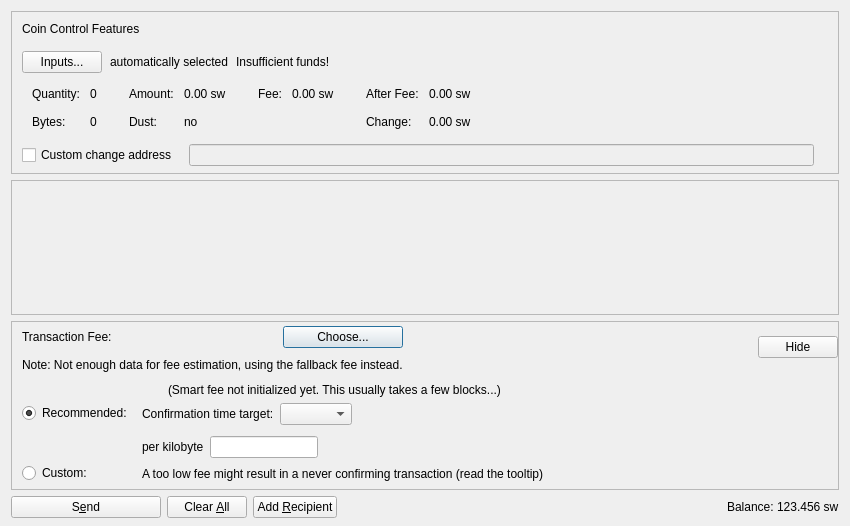
<?xml version="1.0" encoding="UTF-8"?>
<ui version="4.0">
 <class>SendCoinsDialog</class>
 <widget class="QDialog" name="SendCoinsDialog">
  <property name="geometry">
   <rect>
    <x>0</x>
    <y>0</y>
    <width>850</width>
    <height>526</height>
   </rect>
  </property>
  <property name="windowTitle">
   <string>Send Coins</string>
  </property>
  <layout class="QVBoxLayout" name="verticalLayout" stretch="0,1,0,0">
   <property name="bottomMargin">
    <number>8</number>
   </property>
   <item>
    <widget class="QFrame" name="frameCoinControl">
     <property name="sizePolicy">
      <sizepolicy hsizetype="Expanding" vsizetype="Expanding">
       <horstretch>0</horstretch>
       <verstretch>0</verstretch>
      </sizepolicy>
     </property>
     <property name="maximumSize">
      <size>
       <width>16777215</width>
       <height>16777215</height>
      </size>
     </property>
     <property name="frameShape">
      <enum>QFrame::StyledPanel</enum>
     </property>
     <property name="frameShadow">
      <enum>QFrame::Sunken</enum>
     </property>
     <layout class="QVBoxLayout" name="verticalLayoutCoinControl2">
      <property name="spacing">
       <number>0</number>
      </property>
      <property name="leftMargin">
       <number>0</number>
      </property>
      <property name="topMargin">
       <number>0</number>
      </property>
      <property name="rightMargin">
       <number>0</number>
      </property>
      <property name="bottomMargin">
       <number>6</number>
      </property>
      <item>
       <layout class="QVBoxLayout" name="verticalLayoutCoinControl" stretch="0,0,0,0,1">
        <property name="spacing">
         <number>0</number>
        </property>
        <property name="leftMargin">
         <number>10</number>
        </property>
        <property name="topMargin">
         <number>10</number>
        </property>
        <item>
         <layout class="QHBoxLayout" name="horizontalLayoutCoinControl1">
          <property name="bottomMargin">
           <number>15</number>
          </property>
          <item>
           <widget class="QLabel" name="labelCoinControlFeatures">
            <property name="sizePolicy">
             <sizepolicy hsizetype="Preferred" vsizetype="Maximum">
              <horstretch>0</horstretch>
              <verstretch>0</verstretch>
             </sizepolicy>
            </property>
            <property name="text">
             <string>Coin Control Features</string>
            </property>
           </widget>
          </item>
         </layout>
        </item>
        <item>
         <layout class="QHBoxLayout" name="horizontalLayoutCoinControl2" stretch="0,0,0,0">
          <property name="spacing">
           <number>8</number>
          </property>
          <property name="bottomMargin">
           <number>10</number>
          </property>
          <item>
           <widget class="QPushButton" name="pushButtonCoinControl">
            <property name="styleSheet">
             <string notr="true"/>
            </property>
            <property name="text">
             <string>Inputs...</string>
            </property>
            <property name="autoDefault">
             <bool>false</bool>
            </property>
           </widget>
          </item>
          <item>
           <widget class="QLabel" name="labelCoinControlAutomaticallySelected">
            <property name="text">
             <string>automatically selected</string>
            </property>
            <property name="margin">
             <number>5</number>
            </property>
           </widget>
          </item>
          <item>
           <widget class="QLabel" name="labelCoinControlInsuffFunds">
            <property name="text">
             <string>Insufficient funds!</string>
            </property>
            <property name="margin">
             <number>5</number>
            </property>
           </widget>
          </item>
          <item>
           <spacer name="horizontalSpacerCoinControl">
            <property name="orientation">
             <enum>Qt::Horizontal</enum>
            </property>
            <property name="sizeHint" stdset="0">
             <size>
              <width>40</width>
              <height>1</height>
             </size>
            </property>
           </spacer>
          </item>
         </layout>
        </item>
        <item>
         <widget class="QWidget" name="widgetCoinControl" native="true">
          <property name="sizePolicy">
           <sizepolicy hsizetype="Preferred" vsizetype="Preferred">
            <horstretch>0</horstretch>
            <verstretch>0</verstretch>
           </sizepolicy>
          </property>
          <property name="minimumSize">
           <size>
            <width>0</width>
            <height>0</height>
           </size>
          </property>
          <property name="styleSheet">
           <string notr="true"/>
          </property>
          <layout class="QHBoxLayout" name="horizontalLayoutCoinControl5">
           <property name="leftMargin">
            <number>0</number>
           </property>
           <property name="topMargin">
            <number>0</number>
           </property>
           <property name="rightMargin">
            <number>0</number>
           </property>
           <property name="bottomMargin">
            <number>0</number>
           </property>
           <item>
            <layout class="QHBoxLayout" name="horizontalLayoutCoinControl3" stretch="0,0,0,1">
             <property name="spacing">
              <number>20</number>
             </property>
             <property name="topMargin">
              <number>0</number>
             </property>
             <property name="bottomMargin">
              <number>10</number>
             </property>
             <item>
              <layout class="QFormLayout" name="formLayoutCoinControl1">
               <property name="horizontalSpacing">
                <number>10</number>
               </property>
               <property name="verticalSpacing">
                <number>14</number>
               </property>
               <property name="leftMargin">
                <number>10</number>
               </property>
               <property name="topMargin">
                <number>4</number>
               </property>
               <property name="rightMargin">
                <number>6</number>
               </property>
               <item row="0" column="0">
                <widget class="QLabel" name="labelCoinControlQuantityText">
                 <property name="text">
                  <string>Quantity:</string>
                 </property>
                 <property name="margin">
                  <number>0</number>
                 </property>
                </widget>
               </item>
               <item row="0" column="1">
                <widget class="QLabel" name="labelCoinControlQuantity">
                 <property name="cursor">
                  <cursorShape>IBeamCursor</cursorShape>
                 </property>
                 <property name="contextMenuPolicy">
                  <enum>Qt::ActionsContextMenu</enum>
                 </property>
                 <property name="text">
                  <string notr="true">0</string>
                 </property>
                 <property name="margin">
                  <number>0</number>
                 </property>
                 <property name="textInteractionFlags">
                  <set>Qt::LinksAccessibleByMouse|Qt::TextSelectableByKeyboard|Qt::TextSelectableByMouse</set>
                 </property>
                </widget>
               </item>
               <item row="1" column="0">
                <widget class="QLabel" name="labelCoinControlBytesText">
                 <property name="text">
                  <string>Bytes:</string>
                 </property>
                </widget>
               </item>
               <item row="1" column="1">
                <widget class="QLabel" name="labelCoinControlBytes">
                 <property name="cursor">
                  <cursorShape>IBeamCursor</cursorShape>
                 </property>
                 <property name="contextMenuPolicy">
                  <enum>Qt::ActionsContextMenu</enum>
                 </property>
                 <property name="text">
                  <string notr="true">0</string>
                 </property>
                 <property name="textInteractionFlags">
                  <set>Qt::LinksAccessibleByMouse|Qt::TextSelectableByKeyboard|Qt::TextSelectableByMouse</set>
                 </property>
                </widget>
               </item>
              </layout>
             </item>
             <item>
              <layout class="QFormLayout" name="formLayoutCoinControl2">
               <property name="horizontalSpacing">
                <number>10</number>
               </property>
               <property name="verticalSpacing">
                <number>14</number>
               </property>
               <property name="leftMargin">
                <number>6</number>
               </property>
               <property name="topMargin">
                <number>4</number>
               </property>
               <property name="rightMargin">
                <number>6</number>
               </property>
               <item row="0" column="0">
                <widget class="QLabel" name="labelCoinControlAmountText">
                 <property name="text">
                  <string>Amount:</string>
                 </property>
                 <property name="margin">
                  <number>0</number>
                 </property>
                </widget>
               </item>
               <item row="0" column="1">
                <widget class="QLabel" name="labelCoinControlAmount">
                 <property name="cursor">
                  <cursorShape>IBeamCursor</cursorShape>
                 </property>
                 <property name="contextMenuPolicy">
                  <enum>Qt::ActionsContextMenu</enum>
                 </property>
                 <property name="text">
                  <string notr="true">0.00 sw</string>
                 </property>
                 <property name="textInteractionFlags">
                  <set>Qt::LinksAccessibleByMouse|Qt::TextSelectableByKeyboard|Qt::TextSelectableByMouse</set>
                 </property>
                </widget>
               </item>
               <item row="1" column="0">
                <widget class="QLabel" name="labelCoinControlLowOutputText">
                 <property name="text">
                  <string>Dust:</string>
                 </property>
                </widget>
               </item>
               <item row="1" column="1">
                <widget class="QLabel" name="labelCoinControlLowOutput">
                 <property name="cursor">
                  <cursorShape>IBeamCursor</cursorShape>
                 </property>
                 <property name="contextMenuPolicy">
                  <enum>Qt::ActionsContextMenu</enum>
                 </property>
                 <property name="text">
                  <string notr="true">no</string>
                 </property>
                 <property name="textInteractionFlags">
                  <set>Qt::LinksAccessibleByMouse|Qt::TextSelectableByKeyboard|Qt::TextSelectableByMouse</set>
                 </property>
                </widget>
               </item>
              </layout>
             </item>
             <item>
              <layout class="QFormLayout" name="formLayoutCoinControl3">
               <property name="horizontalSpacing">
                <number>10</number>
               </property>
               <property name="verticalSpacing">
                <number>14</number>
               </property>
               <property name="leftMargin">
                <number>6</number>
               </property>
               <property name="topMargin">
                <number>4</number>
               </property>
               <property name="rightMargin">
                <number>6</number>
               </property>
               <item row="0" column="0">
                <widget class="QLabel" name="labelCoinControlFeeText">
                 <property name="text">
                  <string>Fee:</string>
                 </property>
                 <property name="margin">
                  <number>0</number>
                 </property>
                </widget>
               </item>
               <item row="0" column="1">
                <widget class="QLabel" name="labelCoinControlFee">
                 <property name="cursor">
                  <cursorShape>IBeamCursor</cursorShape>
                 </property>
                 <property name="contextMenuPolicy">
                  <enum>Qt::ActionsContextMenu</enum>
                 </property>
                 <property name="text">
                  <string notr="true">0.00 sw</string>
                 </property>
                 <property name="textInteractionFlags">
                  <set>Qt::LinksAccessibleByMouse|Qt::TextSelectableByKeyboard|Qt::TextSelectableByMouse</set>
                 </property>
                </widget>
               </item>
              </layout>
             </item>
             <item>
              <layout class="QFormLayout" name="formLayoutCoinControl4">
               <property name="horizontalSpacing">
                <number>10</number>
               </property>
               <property name="verticalSpacing">
                <number>14</number>
               </property>
               <property name="leftMargin">
                <number>6</number>
               </property>
               <property name="topMargin">
                <number>4</number>
               </property>
               <property name="rightMargin">
                <number>6</number>
               </property>
               <item row="0" column="0">
                <widget class="QLabel" name="labelCoinControlAfterFeeText">
                 <property name="text">
                  <string>After Fee:</string>
                 </property>
                 <property name="margin">
                  <number>0</number>
                 </property>
                </widget>
               </item>
               <item row="0" column="1">
                <widget class="QLabel" name="labelCoinControlAfterFee">
                 <property name="cursor">
                  <cursorShape>IBeamCursor</cursorShape>
                 </property>
                 <property name="contextMenuPolicy">
                  <enum>Qt::ActionsContextMenu</enum>
                 </property>
                 <property name="text">
                  <string notr="true">0.00 sw</string>
                 </property>
                 <property name="textInteractionFlags">
                  <set>Qt::LinksAccessibleByMouse|Qt::TextSelectableByKeyboard|Qt::TextSelectableByMouse</set>
                 </property>
                </widget>
               </item>
               <item row="1" column="0">
                <widget class="QLabel" name="labelCoinControlChangeText">
                 <property name="text">
                  <string>Change:</string>
                 </property>
                </widget>
               </item>
               <item row="1" column="1">
                <widget class="QLabel" name="labelCoinControlChange">
                 <property name="cursor">
                  <cursorShape>IBeamCursor</cursorShape>
                 </property>
                 <property name="contextMenuPolicy">
                  <enum>Qt::ActionsContextMenu</enum>
                 </property>
                 <property name="text">
                  <string notr="true">0.00 sw</string>
                 </property>
                 <property name="textInteractionFlags">
                  <set>Qt::LinksAccessibleByMouse|Qt::TextSelectableByKeyboard|Qt::TextSelectableByMouse</set>
                 </property>
                </widget>
               </item>
              </layout>
             </item>
            </layout>
           </item>
          </layout>
         </widget>
        </item>
        <item>
         <layout class="QHBoxLayout" name="horizontalLayoutCoinControl4" stretch="0,0,0">
          <property name="spacing">
           <number>12</number>
          </property>
          <property name="sizeConstraint">
           <enum>QLayout::SetDefaultConstraint</enum>
          </property>
          <property name="topMargin">
           <number>5</number>
          </property>
          <property name="rightMargin">
           <number>5</number>
          </property>
          <item>
           <widget class="QCheckBox" name="checkBoxCoinControlChange">
            <property name="toolTip">
             <string>If this is activated, but the change address is empty or invalid, change will be sent to a newly generated address.</string>
            </property>
            <property name="text">
             <string>Custom change address</string>
            </property>
           </widget>
          </item>
          <item>
           <widget class="QValidatedLineEdit" name="lineEditCoinControlChange">
            <property name="enabled">
             <bool>false</bool>
            </property>
            <property name="sizePolicy">
             <sizepolicy hsizetype="Expanding" vsizetype="Fixed">
              <horstretch>0</horstretch>
              <verstretch>0</verstretch>
             </sizepolicy>
            </property>
           </widget>
          </item>
          <item>
           <widget class="QLabel" name="labelCoinControlChangeLabel">
            <property name="sizePolicy">
             <sizepolicy hsizetype="Preferred" vsizetype="Expanding">
              <horstretch>0</horstretch>
              <verstretch>0</verstretch>
             </sizepolicy>
            </property>
            <property name="minimumSize">
             <size>
              <width>0</width>
              <height>0</height>
             </size>
            </property>
            <property name="text">
             <string/>
            </property>
            <property name="margin">
             <number>3</number>
            </property>
           </widget>
          </item>
         </layout>
        </item>
        <item>
         <spacer name="verticalSpacerCoinControl">
          <property name="orientation">
           <enum>Qt::Vertical</enum>
          </property>
          <property name="sizeHint" stdset="0">
           <size>
            <width>800</width>
            <height>1</height>
           </size>
          </property>
         </spacer>
        </item>
       </layout>
      </item>
     </layout>
    </widget>
   </item>
   <item>
    <widget class="QScrollArea" name="scrollArea">
     <property name="widgetResizable">
      <bool>true</bool>
     </property>
     <widget class="QWidget" name="scrollAreaWidgetContents">
      <property name="geometry">
       <rect>
        <x>0</x>
        <y>0</y>
        <width>830</width>
        <height>104</height>
       </rect>
      </property>
      <layout class="QVBoxLayout" name="verticalLayout_2" stretch="0,1">
       <property name="leftMargin">
        <number>0</number>
       </property>
       <property name="topMargin">
        <number>0</number>
       </property>
       <property name="rightMargin">
        <number>0</number>
       </property>
       <property name="bottomMargin">
        <number>0</number>
       </property>
       <item>
        <layout class="QVBoxLayout" name="entries">
         <property name="spacing">
          <number>6</number>
         </property>
        </layout>
       </item>
       <item>
        <spacer name="verticalSpacer">
         <property name="orientation">
          <enum>Qt::Vertical</enum>
         </property>
         <property name="sizeHint" stdset="0">
          <size>
           <width>20</width>
           <height>40</height>
          </size>
         </property>
        </spacer>
       </item>
      </layout>
     </widget>
    </widget>
   </item>
   <item>
    <widget class="QFrame" name="frameFee">
     <property name="sizePolicy">
      <sizepolicy hsizetype="Expanding" vsizetype="Expanding">
       <horstretch>0</horstretch>
       <verstretch>0</verstretch>
      </sizepolicy>
     </property>
     <property name="maximumSize">
      <size>
       <width>16777215</width>
       <height>16777215</height>
      </size>
     </property>
     <property name="frameShape">
      <enum>QFrame::StyledPanel</enum>
     </property>
     <property name="frameShadow">
      <enum>QFrame::Sunken</enum>
     </property>
     <layout class="QVBoxLayout" name="verticalLayoutFee1">
      <property name="spacing">
       <number>0</number>
      </property>
      <property name="leftMargin">
       <number>0</number>
      </property>
      <property name="topMargin">
       <number>0</number>
      </property>
      <property name="rightMargin">
       <number>0</number>
      </property>
      <property name="bottomMargin">
       <number>0</number>
      </property>
      <item>
       <layout class="QVBoxLayout" name="verticalLayoutFee2" stretch="0,0,0">
        <property name="spacing">
         <number>0</number>
        </property>
        <property name="leftMargin">
         <number>10</number>
        </property>
        <property name="topMargin">
         <number>0</number>
        </property>
        <item>
         <layout class="QHBoxLayout" name="horizontalLayoutFee1">
          <property name="bottomMargin">
           <number>0</number>
          </property>
          <item>
           <layout class="QVBoxLayout" name="verticalLayoutFee7">
            <property name="spacing">
             <number>0</number>
            </property>
            <item>
             <spacer name="verticalSpacerSmartFee">
              <property name="orientation">
               <enum>Qt::Vertical</enum>
              </property>
              <property name="sizeType">
               <enum>QSizePolicy::Fixed</enum>
              </property>
              <property name="sizeHint" stdset="0">
               <size>
                <width>1</width>
                <height>4</height>
               </size>
              </property>
             </spacer>
            </item>
            <item>
             <layout class="QHBoxLayout" name="horizontalLayoutSmartFee">
              <property name="spacing">
               <number>10</number>
              </property>
              <item>
               <widget class="QLabel" name="labelFeeHeadline">
                <property name="sizePolicy">
                 <sizepolicy hsizetype="Preferred" vsizetype="Maximum">
                  <horstretch>0</horstretch>
                  <verstretch>0</verstretch>
                 </sizepolicy>
                </property>
                <property name="text">
                 <string>Transaction Fee:</string>
                </property>
               </widget>
              </item>
              <item>
               <widget class="QLabel" name="labelFeeMinimized">
                <property name="text">
                 <string/>
                </property>
               </widget>
              </item>
              <item>
               <widget class="QPushButton" name="buttonChooseFee">
                <property name="text">
                 <string>Choose...</string>
                </property>
               </widget>
              </item>
             </layout>
            </item>
            <item>
             <spacer name="verticalSpacer_7">
              <property name="orientation">
               <enum>Qt::Vertical</enum>
              </property>
              <property name="sizeHint" stdset="0">
               <size>
                <width>1</width>
                <height>10</height>
               </size>
              </property>
             </spacer>
            </item>
            <item>
             <widget class="QLabel" name="fallbackFeeWarningLabel">
              <property name="toolTip">
               <string>Using the fallbackfee can result in sending a transaction that will take several hours or days (or never) to confirm. Consider choosing your fee manually or wait until you have validated the complete chain.</string>
              </property>
              <property name="text">
               <string>Note: Not enough data for fee estimation, using the fallback fee instead.</string>
              </property>
              <property name="wordWrap">
               <bool>false</bool>
              </property>
             </widget>
            </item>
            <item>
             <spacer name="verticalSpacer_5">
              <property name="orientation">
               <enum>Qt::Vertical</enum>
              </property>
              <property name="sizeHint" stdset="0">
               <size>
                <width>1</width>
                <height>1</height>
               </size>
              </property>
             </spacer>
            </item>
           </layout>
          </item>
          <item>
           <spacer name="horizontalSpacer_4">
            <property name="orientation">
             <enum>Qt::Horizontal</enum>
            </property>
            <property name="sizeHint" stdset="0">
             <size>
              <width>1</width>
              <height>1</height>
             </size>
            </property>
           </spacer>
          </item>
          <item>
           <widget class="QPushButton" name="buttonMinimizeFee">
            <property name="toolTip">
             <string>Hide transaction fee settings</string>
            </property>
            <property name="text">
             <string>Hide</string>
            </property>
           </widget>
          </item>
         </layout>
        </item>
        <item>
         <widget class="QFrame" name="frameFeeSelection">
          <layout class="QVBoxLayout" name="verticalLayoutFee12">
           <property name="spacing">
            <number>0</number>
           </property>
           <property name="leftMargin">
            <number>0</number>
           </property>
           <property name="topMargin">
            <number>0</number>
           </property>
           <property name="rightMargin">
            <number>0</number>
           </property>
           <property name="bottomMargin">
            <number>0</number>
           </property>
           <item>
            <layout class="QGridLayout" name="gridLayoutFee">
             <property name="topMargin">
              <number>10</number>
             </property>
             <property name="bottomMargin">
              <number>4</number>
             </property>
             <property name="horizontalSpacing">
              <number>10</number>
             </property>
             <property name="verticalSpacing">
              <number>4</number>
             </property>
             <item row="1" column="1">
              <layout class="QVBoxLayout" name="verticalLayoutFee8">
               <property name="spacing">
                <number>6</number>
               </property>
               <property name="topMargin">
                <number>3</number>
               </property>
               <item>
                <layout class="QHBoxLayout" name="horizontalLayoutFee13" stretch="0,0,1">
                 <item>
                  <widget class="QLabel" name="labelCustomPerKilobyte">
                   <property name="toolTip">
                    <string>If the custom fee is set to 1000 duffs and the transaction is only 250 bytes, then &quot;per kilobyte&quot; only pays 250 duffs in fee,&lt;br /&gt;while &quot;at least&quot; pays 1000 duffs. For transactions bigger than a kilobyte both pay by kilobyte.</string>
                   </property>
                   <property name="text">
                    <string>per kilobyte</string>
                   </property>
                  </widget>
                 </item>
                 <item>
                  <widget class="BitcoinAmountField" name="customFee"/>
                 </item>
                 <item>
                  <spacer name="horizontalSpacer_6">
                   <property name="orientation">
                    <enum>Qt::Horizontal</enum>
                   </property>
                   <property name="sizeHint" stdset="0">
                    <size>
                     <width>1</width>
                     <height>1</height>
                    </size>
                   </property>
                  </spacer>
                 </item>
                </layout>
               </item>
               <item>
                <layout class="QHBoxLayout" name="horizontalLayoutFee8">
                 <item>
                  <widget class="QLabel" name="labelCustomFeeWarning">
                   <property name="enabled">
                    <bool>true</bool>
                   </property>
                   <property name="toolTip">
                    <string>When there is less transaction volume than space in the blocks, miners as well as relaying nodes may enforce a minimum fee. Paying only this minimum fee is just fine, but be aware that this can result in a never confirming transaction once there is more demand for sw transactions than the network can process.</string>
                   </property>
                   <property name="text">
                    <string>A too low fee might result in a never confirming transaction (read the tooltip)</string>
                   </property>
                  </widget>
                 </item>
                 <item>
                  <spacer name="horizontalSpacer_2">
                   <property name="orientation">
                    <enum>Qt::Horizontal</enum>
                   </property>
                   <property name="sizeHint" stdset="0">
                    <size>
                     <width>1</width>
                     <height>1</height>
                    </size>
                   </property>
                  </spacer>
                 </item>
                </layout>
               </item>
              </layout>
             </item>
             <item row="0" column="0">
              <layout class="QVBoxLayout" name="verticalLayoutFee4" stretch="0,1">
               <property name="topMargin">
                <number>20</number>
               </property>
               <property name="bottomMargin">
                <number>3</number>
               </property>
               <item>
                <widget class="QRadioButton" name="radioSmartFee">
                 <property name="text">
                  <string>Recommended:</string>
                 </property>
                 <property name="checked">
                  <bool>true</bool>
                 </property>
                 <attribute name="buttonGroup">
                  <string notr="true">groupFee</string>
                 </attribute>
                </widget>
               </item>
               <item>
                <spacer name="verticalSpacer_2">
                 <property name="orientation">
                  <enum>Qt::Vertical</enum>
                 </property>
                 <property name="sizeHint" stdset="0">
                  <size>
                   <width>1</width>
                   <height>1</height>
                  </size>
                 </property>
                </spacer>
               </item>
              </layout>
             </item>
             <item row="1" column="0">
              <layout class="QVBoxLayout" name="verticalLayoutFee9" stretch="0,1">
               <property name="topMargin">
                <number>30</number>
               </property>
               <item>
                <widget class="QRadioButton" name="radioCustomFee">
                 <property name="text">
                  <string>Custom:</string>
                 </property>
                 <attribute name="buttonGroup">
                  <string notr="true">groupFee</string>
                 </attribute>
                </widget>
               </item>
               <item>
                <spacer name="verticalSpacer_6">
                 <property name="orientation">
                  <enum>Qt::Vertical</enum>
                 </property>
                 <property name="sizeHint" stdset="0">
                  <size>
                   <width>1</width>
                   <height>1</height>
                  </size>
                 </property>
                </spacer>
               </item>
              </layout>
             </item>
             <item row="0" column="1">
              <layout class="QVBoxLayout" name="verticalLayoutFee3" stretch="0,0,1">
               <property name="spacing">
                <number>6</number>
               </property>
               <property name="topMargin">
                <number>0</number>
               </property>
               <property name="bottomMargin">
                <number>3</number>
               </property>
               <item>
                <layout class="QHBoxLayout" name="horizontalLayoutFee12">
                 <item>
                  <widget class="QLabel" name="labelSmartFee">
                   <property name="text">
                    <string/>
                   </property>
                  </widget>
                 </item>
                 <item>
                  <widget class="QLabel" name="labelFeeEstimation">
                   <property name="text">
                    <string/>
                   </property>
                  </widget>
                 </item>
                 <item>
                  <widget class="QLabel" name="labelSmartFee2">
                   <property name="text">
                    <string>(Smart fee not initialized yet. This usually takes a few blocks...)</string>
                   </property>
                  </widget>
                 </item>
                 <item>
                  <spacer name="horizontalSpacer_5">
                   <property name="orientation">
                    <enum>Qt::Horizontal</enum>
                   </property>
                   <property name="sizeHint" stdset="0">
                    <size>
                     <width>1</width>
                     <height>1</height>
                    </size>
                   </property>
                  </spacer>
                 </item>
                </layout>
               </item>
               <item>
                <layout class="QHBoxLayout" name="horizontalLayoutFee9">
                 <item>
                  <layout class="QVBoxLayout" name="verticalLayoutFee6">
                   <item>
                    <widget class="QLabel" name="labelSmartFee3">
                     <property name="text">
                      <string>Confirmation time target:</string>
                     </property>
                    </widget>
                   </item>
                  </layout>
                 </item>
                 <item>
                  <layout class="QVBoxLayout" name="verticalLayoutFee5">
                   <property name="rightMargin">
                    <number>30</number>
                   </property>
                   <item>
                    <layout class="QHBoxLayout" name="horizontalLayoutConfTarget">
                     <property name="bottomMargin">
                      <number>0</number>
                     </property>
                     <item>
                      <widget class="QComboBox" name="confTargetSelector"/>
                     </item>
                     <item>
                      <spacer name="horizontalSpacerConfTarget">
                       <property name="orientation">
                        <enum>Qt::Horizontal</enum>
                       </property>
                       <property name="sizeHint" stdset="0">
                        <size>
                         <width>40</width>
                         <height>20</height>
                        </size>
                       </property>
                      </spacer>
                     </item>
                    </layout>
                   </item>
                  </layout>
                 </item>
                </layout>
               </item>
               <item>
                <spacer name="verticalSpacer_4">
                 <property name="orientation">
                  <enum>Qt::Vertical</enum>
                 </property>
                 <property name="sizeHint" stdset="0">
                  <size>
                   <width>1</width>
                   <height>1</height>
                  </size>
                 </property>
                </spacer>
               </item>
              </layout>
             </item>
            </layout>
           </item>
          </layout>
         </widget>
        </item>
        <item>
         <spacer name="verticalSpacerFee">
          <property name="orientation">
           <enum>Qt::Vertical</enum>
          </property>
          <property name="sizeHint" stdset="0">
           <size>
            <width>800</width>
            <height>1</height>
           </size>
          </property>
         </spacer>
        </item>
       </layout>
      </item>
     </layout>
    </widget>
   </item>
   <item>
    <layout class="QHBoxLayout" name="horizontalLayout">
     <item>
      <widget class="QPushButton" name="sendButton">
       <property name="minimumSize">
        <size>
         <width>150</width>
         <height>0</height>
        </size>
       </property>
       <property name="toolTip">
        <string>Confirm the send action</string>
       </property>
       <property name="text">
        <string>S&amp;end</string>
       </property>
       <property name="autoDefault">
        <bool>false</bool>
       </property>
       <property name="default">
        <bool>false</bool>
       </property>
      </widget>
     </item>
     <item>
      <widget class="QPushButton" name="clearButton">
       <property name="sizePolicy">
        <sizepolicy hsizetype="Minimum" vsizetype="Fixed">
         <horstretch>0</horstretch>
         <verstretch>0</verstretch>
        </sizepolicy>
       </property>
       <property name="toolTip">
        <string>Clear all fields of the form.</string>
       </property>
       <property name="text">
        <string>Clear &amp;All</string>
       </property>
       <property name="autoDefault">
        <bool>false</bool>
       </property>
      </widget>
     </item>
     <item>
      <widget class="QPushButton" name="addButton">
       <property name="toolTip">
        <string>Send to multiple recipients at once</string>
       </property>
       <property name="text">
        <string>Add &amp;Recipient</string>
       </property>
       <property name="autoDefault">
        <bool>false</bool>
       </property>
      </widget>
     </item>
     <item>
      <spacer name="horizontalSpacer">
       <property name="orientation">
        <enum>Qt::Horizontal</enum>
       </property>
       <property name="sizeHint" stdset="0">
        <size>
         <width>40</width>
         <height>20</height>
        </size>
       </property>
      </spacer>
     </item>
     <item>
      <layout class="QHBoxLayout" name="horizontalLayout_2">
       <property name="spacing">
        <number>3</number>
       </property>
       <item>
        <widget class="QLabel" name="labelBalanceName">
         <property name="text">
          <string>Balance:</string>
         </property>
        </widget>
       </item>
       <item>
        <widget class="QLabel" name="labelBalance">
         <property name="sizePolicy">
          <sizepolicy hsizetype="Preferred" vsizetype="Preferred">
           <horstretch>0</horstretch>
           <verstretch>0</verstretch>
          </sizepolicy>
         </property>
         <property name="cursor">
          <cursorShape>IBeamCursor</cursorShape>
         </property>
         <property name="text">
          <string notr="true">123.456 sw</string>
         </property>
         <property name="textInteractionFlags">
          <set>Qt::LinksAccessibleByMouse|Qt::TextSelectableByKeyboard|Qt::TextSelectableByMouse</set>
         </property>
        </widget>
       </item>
      </layout>
     </item>
    </layout>
   </item>
  </layout>
 </widget>
 <customwidgets>
  <customwidget>
   <class>QValidatedLineEdit</class>
   <extends>QLineEdit</extends>
   <header>qt/qvalidatedlineedit.h</header>
  </customwidget>
  <customwidget>
   <class>BitcoinAmountField</class>
   <extends>QLineEdit</extends>
   <header>qt/bitcoinamountfield.h</header>
   <container>1</container>
  </customwidget>
 </customwidgets>
 <resources>
  <include location="../dash.qrc"/>
 </resources>
 <connections/>
 <buttongroups>
  <buttongroup name="groupFee"/>
 </buttongroups>
</ui>
